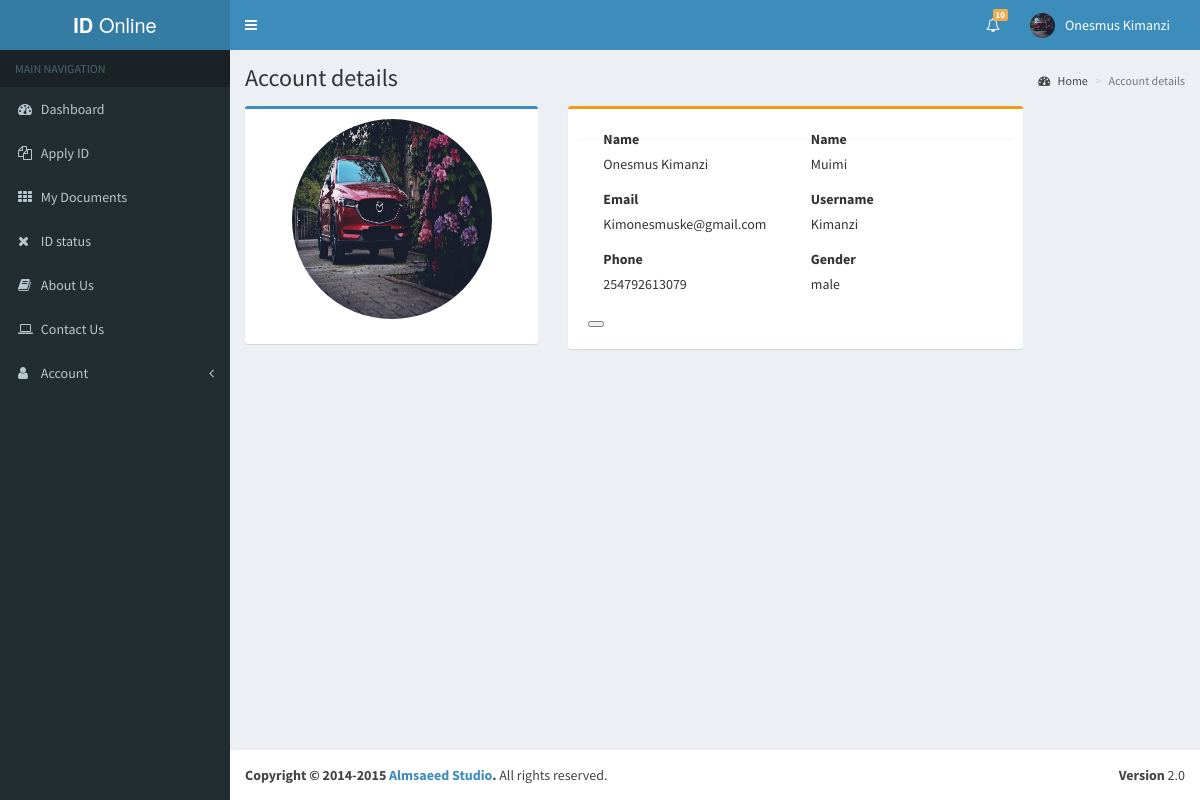
The page /account_details (signed in) on the database its author committed.
### app/models.py (models this page shows)
class Client(models.Model):
    user = models.OneToOneField(User, on_delete=models.CASCADE)
    first_name = models.CharField(max_length=50)
    sur_name = models.CharField(max_length=50, blank=True, null=True)
    last_name = models.CharField(max_length=50)
    email = models.EmailField(max_length=100)
    username = models.CharField(max_length=50)
    gender = models.CharField(max_length=20, blank=True, null=True)
    phone = models.CharField(max_length=13, null=True, blank=True)
    profile_picture = models.ImageField(null=True, blank=True, upload_to='media', default='media/profile.png')

### app/views.py (the view)
# urls.py: path('account_details', views.AccountDetails, name='account_details'),
def AccountDetails(request):
    user = request.user
    client = Client.objects.filter(user=user)
    context = {'client':client}
    return render(request, 'app/accountDetails.html', context)

### app/templates/app/accountDetails.html (shortened to what this page needs)
{% extends 'main.html' %}
{% load static %}
{% block content %}
<div class="content-wrapper">
    <section class="content-header">
        <h1>
            Account details
        </h1>
        <ol class="breadcrumb">
            <li><a href="#"><i class="fa fa-dashboard"></i> Home</a></li>
            <li class="active">Account details</li>
        </ol>
    </section>
    <section class="content">
        <div class="row">
            <div class="col-md-4">
                <div class="box box-primary">
                    <form role="form">
                        <div class="box-body">
                            <div style="text-align: center;" class="form-group">
                                <img style="width: 200px; height: 200px; border-radius: 50%;"
                                    src="{{request.user.client.profile_picture.url}}" class="user-image" />
                            </div>
                        </div>
                    </form>
                </div>
            </div>
            <div class="col-md-6">
                <div class="box box-warning">
                    <div class="box-body">
                        <form role="form">
                            {% for data in client %}
                            <div class="box-body">
                                <div class="form-group col-md-6">
                                    <label for="exampleInputEmail1">Name</label> <br>
                                    {{ data.first_name }} {{ data.last_name }}
                                </div>
                                <div class="form-group col-md-6">
                                    <label for="exampleInputEmail1">Name</label> <br>
                                    {{ data.sur_name }}
                                </div>
                                <div class="form-group col-md-6">
                                    <label for="exampleInputEmail1">Email</label> <br>
                                    {{data.email}}
                                </div>
                                <div class="form-group col-md-6">
                                    <label for="exampleInputEmail1">Username</label> <br>
                                    {{data.username}}
                                </div>
                                {% if data.phone %}
                                <div class="form-group col-md-6">
                                    <label for="exampleInputEmail1">Phone</label> <br>
                                    {{data.phone}}
                                </div>
                                {% endif %}
                                <div class="form-group col-md-6">
                                    <label for="exampleInputEmail1">Gender</label> <br>
                                    {{data.gender}}
                                </div>
                            </div>
                            {% endfor %}
                            <div class="box-footer">
                                <button type=""></button>
                            </div>
                        </form>
                    </div>
                </div>
            </div>
    </section>
</div>
{% endblock content %}

### templates/main.html
{% include 'base.html' %}
{% block content %}
{% endblock content %}
<footer class="main-footer">
    <div class="pull-right hidden-xs">
        <b>Version</b> 2.0
    </div>
    <strong>Copyright &copy; 2014-2015 <a href="http://almsaeedstudio.com">Almsaeed Studio</a>.</strong> All rights
    reserved.
</footer>

### templates/base.html (shortened to what this page needs)
{% load static %}
<!DOCTYPE html>
<html>
<head>
    <link href="{% static 'bootstrap/css/bootstrap.min.css' %}" rel="stylesheet" type="text/css" />
    <link href="https://maxcdn.bootstrapcdn.com/font-awesome/4.3.0/css/font-awesome.min.css" rel="stylesheet"
        type="text/css" />
    <link href="http://code.ionicframework.com/ionicons/2.0.0/css/ionicons.min.css" rel="stylesheet" type="text/css" />
    <link href="{% static 'dist/css/AdminLTE.min.css' %}" rel="stylesheet" type="text/css" />
    <link href="{% static 'dist/css/skins/_all-skins.min.css' %}" rel="stylesheet" type="text/css" />
    <link href="{% static 'plugins/iCheck/flat/blue.css' %}" rel="stylesheet" type="text/css" />
    <link href="{% static 'plugins/morris/morris.css' %}" rel="stylesheet" type="text/css" />
    <link href="{% static 'plugins/jvectormap/jquery-jvectormap-1.2.2.css' %}" rel="stylesheet" type="text/css" />
    <link href="{% static 'plugins/datepicker/datepicker3.css' %}" rel="stylesheet" type="text/css" />
    <link href="{% static 'plugins/daterangepicker/daterangepicker-bs3.css' %}" rel="stylesheet" type="text/css" />
    <link href="{% static 'plugins/bootstrap-wysihtml5/bootstrap3-wysihtml5.min.css' %}" rel="stylesheet"
        type="text/css" />
</head>
<body class="skin-blue">
    <div class="wrapper">
        <header class="main-header">
            <a href="{% url 'index' %}" class="logo"><b>ID </b>Online</a>
            <nav class="navbar navbar-static-top" role="navigation">
                <a href="#" class="sidebar-toggle" data-toggle="offcanvas" role="button">
                </a>
                <div class="navbar-custom-menu">
                    <ul class="nav navbar-nav">
                        <li class="dropdown notifications-menu">
                            <a href="#" class="dropdown-toggle" data-toggle="dropdown">
                                <i class="fa fa-bell-o"></i>
                                <span class="label label-warning">10</span>
                            </a>
                        </li>
                        <li class="dropdown user user-menu">
                            <a href="#" class="dropdown-toggle" data-toggle="dropdown">
                                <img src="{{request.user.client.profile_picture.url}}" class="user-image" alt="User Image" />
                                <span class="hidden-xs">{{request.user.client.first_name}} {{request.user.client.last_name}}</span>
                            </a>
                        </li>
                    </ul>
                </div>
            </nav>
        </header>
        <aside class="main-sidebar">
            <section class="sidebar">
                <ul class="sidebar-menu">
                    <li class="header">MAIN NAVIGATION</li>
                    <li class="treeview">
                        <a href="{% url 'index' %}">
                            <i class="fa fa-dashboard"></i> <span>Dashboard</span>
                        </a>
                    </li>
                    <li class="treeview">
                        <a href="{% url 'apply_id' %}">
                            <i class="fa fa-files-o"></i>
                            <span>Apply ID</span>
                        </a>
                    </li>
                    <li>
                        <a href="{% url 'my_documents' %}">
                            <i class="fa fa-th"></i> <span>My Documents</span>
                        </a>
                    </li>
                    <li class="treeview">
                        <a href="{% url 'id_status' %}">
                            <i class="fa fa-times"></i>
                            <span>ID status</span>
                        </a>
                    </li>
                    <li class="treeview">
                        <a href="{% url 'about_us' %}">
                            <i class="fa fa-book"></i>
                            <span>About Us</span>
                        </a>
                    </li>
                    <li class="treeview">
                        <a href="{% url 'contact_us' %}">
                            <i class="fa fa-laptop"></i>
                            <span>Contact Us</span>
                        </a>
                    </li>
                    <li class="treeview">
                        <a href="#">
                            <i class="fa fa-user"></i>
                            <span>Account</span>
                            <i class="fa fa-angle-left pull-right"></i>
                        </a>
                    </li>
                </ul>
            </section>
        </aside>
    </div>
</body>
</html>

### rows shown on the page
Client: first_name "Onesmus", last_name "Kimanzi", sur_name "Muimi", email "Kimonesmuske@gmail.com", username "Kimanzi", phone "254792613079", gender "male"

### other values the page prints
{{ request.user.client.first_name }} "Onesmus"
{{ request.user.client.last_name }} "Kimanzi"
